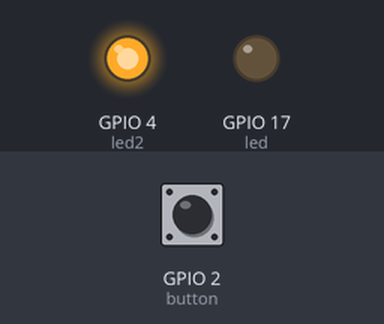
Bench run of a program on a simulated Raspberry Pi (BCM pin numbers). Parts: output pins drawn as LEDs (lit = HIGH). The inputs (shaded band) are chosen by the test bench; at power-on: GPIO 2 (button) HIGH.

Above: at 1.2 s.
1.3 s: GPIO 2 (button) pulled LOW for 0.15 s
At 1.39 s:
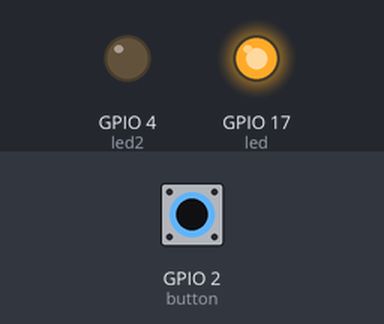
2.9 s: GPIO 2 (button) pulled LOW for 3.2 s
At 6.6 s:
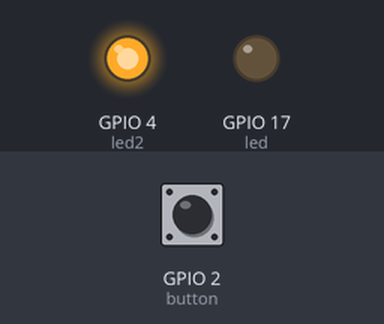
Timing chart, 0 to 8.1 s (numbered marks = the images above; inputs shaded):
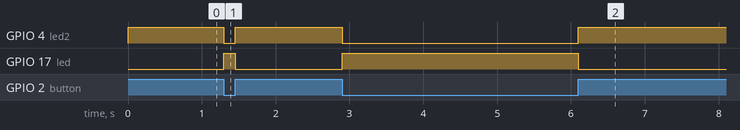

The program:

leds.py
```python
from gpiozero import Button, LED
from time import sleep
from signal import pause

led = LED(17)
led2 = LED(4)
button = Button(2)
led2.on()

while True:
	if button.is_pressed:
		led2.off()
		led.on()
	else:
		led.off()
		led2.on()
pause()
```

Measured:
- after the input at 1.3 s, GPIO 4 (led2): HIGH → LOW at once, → HIGH 0.15 s later; GPIO 17 (led): LOW → HIGH at once, → LOW 0.15 s later
- after the input at 2.9 s, GPIO 4 (led2): HIGH → LOW at once, → HIGH 3.2 s later; GPIO 17 (led): LOW → HIGH at once, → LOW 3.2 s later
